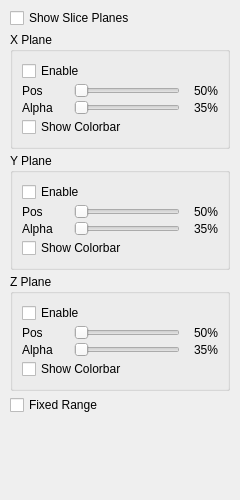
<?xml version="1.0" encoding="UTF-8"?>
<ui version="4.0">
 <class>SlicePlanePage</class>
 <widget class="QWidget" name="SlicePlanePage">
  <property name="geometry">
   <rect>
    <x>0</x>
    <y>0</y>
    <width>240</width>
    <height>500</height>
   </rect>
  </property>
  <layout class="QVBoxLayout" name="verticalLayout">
   <property name="spacing">
    <number>4</number>
   </property>
   <property name="leftMargin">
    <number>10</number>
   </property>
   <property name="topMargin">
    <number>8</number>
   </property>
   <property name="rightMargin">
    <number>10</number>
   </property>
   <property name="bottomMargin">
    <number>8</number>
   </property>
   <item>
    <widget class="QCheckBox" name="showSliceCb">
     <property name="text">
      <string>Show Slice Planes</string>
     </property>
     <property name="toolTip">
      <string>Master toggle for all slice planes</string>
     </property>
    </widget>
   </item>
   <item>
    <widget class="QWidget" name="optionsGroup" native="true">
     <layout class="QVBoxLayout" name="optionsLayout">
      <property name="spacing">
       <number>4</number>
      </property>
      <property name="leftMargin">
       <number>0</number>
      </property>
      <property name="topMargin">
       <number>0</number>
      </property>
      <property name="rightMargin">
       <number>0</number>
      </property>
      <property name="bottomMargin">
       <number>0</number>
      </property>
      <!-- ===== X Plane ===== -->
      <item>
       <widget class="QGroupBox" name="xGroup">
        <property name="title">
         <string>X Plane</string>
        </property>
        <layout class="QVBoxLayout" name="xLayout">
         <property name="spacing">
          <number>2</number>
         </property>
         <item>
          <widget class="QCheckBox" name="enableX">
           <property name="text">
            <string>Enable</string>
           </property>
          </widget>
         </item>
         <item>
          <layout class="QHBoxLayout" name="xPosRow">
           <item>
            <widget class="QLabel" name="xPosLabel">
             <property name="minimumSize">
              <size>
               <width>50</width>
               <height>0</height>
              </size>
             </property>
             <property name="text">
              <string>Pos</string>
             </property>
            </widget>
           </item>
           <item>
            <widget class="QSlider" name="posXSlider">
             <property name="orientation">
              <enum>Qt::Orientation::Horizontal</enum>
             </property>
            </widget>
           </item>
           <item>
            <widget class="QLabel" name="xPosValue">
             <property name="minimumSize">
              <size>
               <width>36</width>
               <height>0</height>
              </size>
             </property>
             <property name="text">
              <string>50%</string>
             </property>
             <property name="alignment">
              <set>Qt::AlignmentFlag::AlignRight|Qt::AlignmentFlag::AlignTrailing|Qt::AlignmentFlag::AlignVCenter</set>
             </property>
            </widget>
           </item>
          </layout>
         </item>
         <item>
          <layout class="QHBoxLayout" name="xOpacityRow">
           <item>
            <widget class="QLabel" name="xOpacityLabel">
             <property name="minimumSize">
              <size>
               <width>50</width>
               <height>0</height>
              </size>
             </property>
             <property name="text">
              <string>Alpha</string>
             </property>
            </widget>
           </item>
           <item>
            <widget class="QSlider" name="opacityXSlider">
             <property name="orientation">
              <enum>Qt::Orientation::Horizontal</enum>
             </property>
            </widget>
           </item>
           <item>
            <widget class="QLabel" name="xOpacityValue">
             <property name="minimumSize">
              <size>
               <width>36</width>
               <height>0</height>
              </size>
             </property>
             <property name="text">
              <string>35%</string>
             </property>
             <property name="alignment">
              <set>Qt::AlignmentFlag::AlignRight|Qt::AlignmentFlag::AlignTrailing|Qt::AlignmentFlag::AlignVCenter</set>
             </property>
            </widget>
           </item>
          </layout>
         </item>
         <item>
          <widget class="QCheckBox" name="colorbarX">
           <property name="text">
            <string>Show Colorbar</string>
           </property>
          </widget>
         </item>
        </layout>
       </widget>
      </item>
      <!-- ===== Y Plane ===== -->
      <item>
       <widget class="QGroupBox" name="yGroup">
        <property name="title">
         <string>Y Plane</string>
        </property>
        <layout class="QVBoxLayout" name="yLayout">
         <property name="spacing">
          <number>2</number>
         </property>
         <item>
          <widget class="QCheckBox" name="enableY">
           <property name="text">
            <string>Enable</string>
           </property>
          </widget>
         </item>
         <item>
          <layout class="QHBoxLayout" name="yPosRow">
           <item>
            <widget class="QLabel" name="yPosLabel">
             <property name="minimumSize">
              <size>
               <width>50</width>
               <height>0</height>
              </size>
             </property>
             <property name="text">
              <string>Pos</string>
             </property>
            </widget>
           </item>
           <item>
            <widget class="QSlider" name="posYSlider">
             <property name="orientation">
              <enum>Qt::Orientation::Horizontal</enum>
             </property>
            </widget>
           </item>
           <item>
            <widget class="QLabel" name="yPosValue">
             <property name="minimumSize">
              <size>
               <width>36</width>
               <height>0</height>
              </size>
             </property>
             <property name="text">
              <string>50%</string>
             </property>
             <property name="alignment">
              <set>Qt::AlignmentFlag::AlignRight|Qt::AlignmentFlag::AlignTrailing|Qt::AlignmentFlag::AlignVCenter</set>
             </property>
            </widget>
           </item>
          </layout>
         </item>
         <item>
          <layout class="QHBoxLayout" name="yOpacityRow">
           <item>
            <widget class="QLabel" name="yOpacityLabel">
             <property name="minimumSize">
              <size>
               <width>50</width>
               <height>0</height>
              </size>
             </property>
             <property name="text">
              <string>Alpha</string>
             </property>
            </widget>
           </item>
           <item>
            <widget class="QSlider" name="opacityYSlider">
             <property name="orientation">
              <enum>Qt::Orientation::Horizontal</enum>
             </property>
            </widget>
           </item>
           <item>
            <widget class="QLabel" name="yOpacityValue">
             <property name="minimumSize">
              <size>
               <width>36</width>
               <height>0</height>
              </size>
             </property>
             <property name="text">
              <string>35%</string>
             </property>
             <property name="alignment">
              <set>Qt::AlignmentFlag::AlignRight|Qt::AlignmentFlag::AlignTrailing|Qt::AlignmentFlag::AlignVCenter</set>
             </property>
            </widget>
           </item>
          </layout>
         </item>
         <item>
          <widget class="QCheckBox" name="colorbarY">
           <property name="text">
            <string>Show Colorbar</string>
           </property>
          </widget>
         </item>
        </layout>
       </widget>
      </item>
      <!-- ===== Z Plane ===== -->
      <item>
       <widget class="QGroupBox" name="zGroup">
        <property name="title">
         <string>Z Plane</string>
        </property>
        <layout class="QVBoxLayout" name="zLayout">
         <property name="spacing">
          <number>2</number>
         </property>
         <item>
          <widget class="QCheckBox" name="enableZ">
           <property name="text">
            <string>Enable</string>
           </property>
          </widget>
         </item>
         <item>
          <layout class="QHBoxLayout" name="zPosRow">
           <item>
            <widget class="QLabel" name="zPosLabel">
             <property name="minimumSize">
              <size>
               <width>50</width>
               <height>0</height>
              </size>
             </property>
             <property name="text">
              <string>Pos</string>
             </property>
            </widget>
           </item>
           <item>
            <widget class="QSlider" name="posZSlider">
             <property name="orientation">
              <enum>Qt::Orientation::Horizontal</enum>
             </property>
            </widget>
           </item>
           <item>
            <widget class="QLabel" name="zPosValue">
             <property name="minimumSize">
              <size>
               <width>36</width>
               <height>0</height>
              </size>
             </property>
             <property name="text">
              <string>50%</string>
             </property>
             <property name="alignment">
              <set>Qt::AlignmentFlag::AlignRight|Qt::AlignmentFlag::AlignTrailing|Qt::AlignmentFlag::AlignVCenter</set>
             </property>
            </widget>
           </item>
          </layout>
         </item>
         <item>
          <layout class="QHBoxLayout" name="zOpacityRow">
           <item>
            <widget class="QLabel" name="zOpacityLabel">
             <property name="minimumSize">
              <size>
               <width>50</width>
               <height>0</height>
              </size>
             </property>
             <property name="text">
              <string>Alpha</string>
             </property>
            </widget>
           </item>
           <item>
            <widget class="QSlider" name="opacityZSlider">
             <property name="orientation">
              <enum>Qt::Orientation::Horizontal</enum>
             </property>
            </widget>
           </item>
           <item>
            <widget class="QLabel" name="zOpacityValue">
             <property name="minimumSize">
              <size>
               <width>36</width>
               <height>0</height>
              </size>
             </property>
             <property name="text">
              <string>35%</string>
             </property>
             <property name="alignment">
              <set>Qt::AlignmentFlag::AlignRight|Qt::AlignmentFlag::AlignTrailing|Qt::AlignmentFlag::AlignVCenter</set>
             </property>
            </widget>
           </item>
          </layout>
         </item>
         <item>
          <widget class="QCheckBox" name="colorbarZ">
           <property name="text">
            <string>Show Colorbar</string>
           </property>
          </widget>
         </item>
        </layout>
       </widget>
      </item>
      <!-- ===== Fixed Range ===== -->
      <item>
       <widget class="QCheckBox" name="rangeCb">
        <property name="text">
         <string>Fixed Range</string>
        </property>
        <property name="toolTip">
         <string>Map a fixed value range to the slice palette; values outside clamp to the end colors</string>
        </property>
       </widget>
      </item>
      <item>
       <widget class="QWidget" name="rangeContainer" native="true">
        <layout class="QHBoxLayout" name="rangeContainerLayout">
         <property name="spacing">
          <number>0</number>
         </property>
         <property name="leftMargin">
          <number>0</number>
         </property>
         <property name="topMargin">
          <number>0</number>
         </property>
         <property name="rightMargin">
          <number>0</number>
         </property>
         <property name="bottomMargin">
          <number>0</number>
         </property>
        </layout>
       </widget>
      </item>
     </layout>
    </widget>
   </item>
   <item>
    <spacer name="bottomSpacer">
     <property name="orientation">
      <enum>Qt::Orientation::Vertical</enum>
     </property>
     <property name="sizeHint" stdset="0">
      <size>
       <width>20</width>
       <height>20</height>
      </size>
     </property>
    </spacer>
   </item>
  </layout>
 </widget>
 <resources/>
 <connections/>
</ui>
